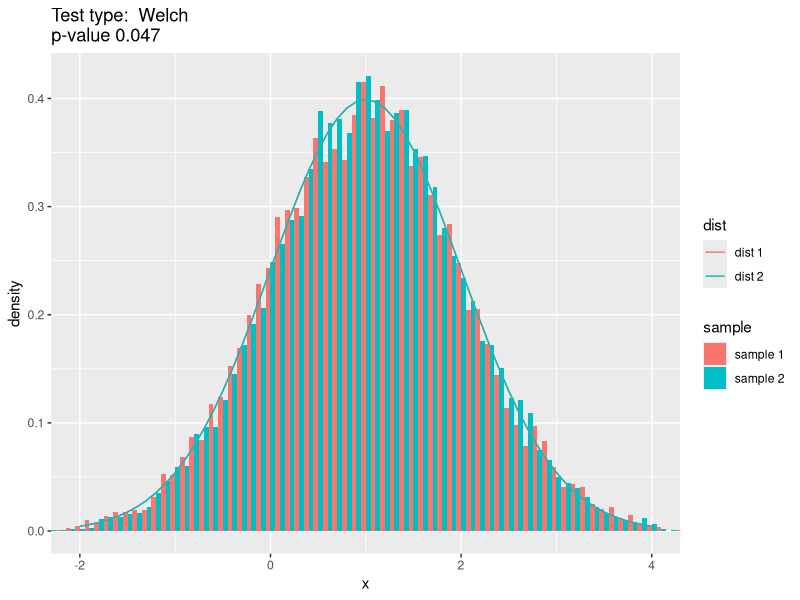
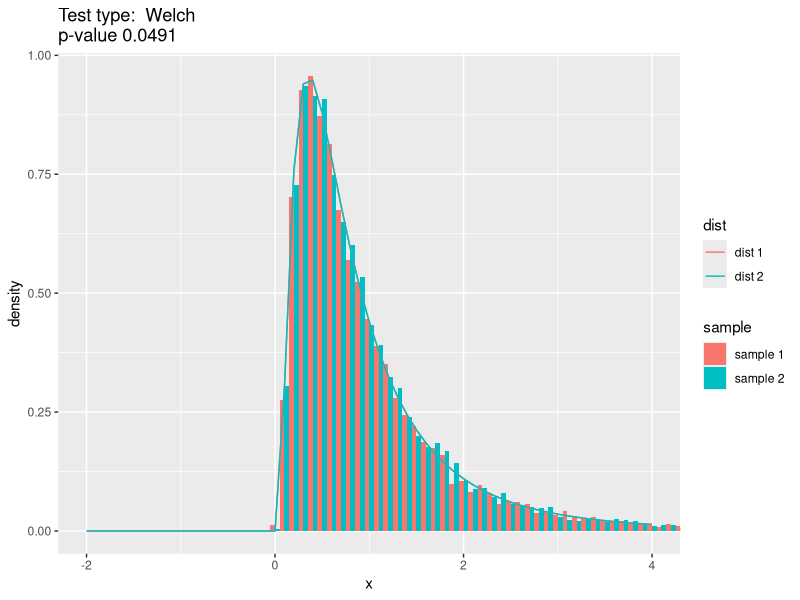
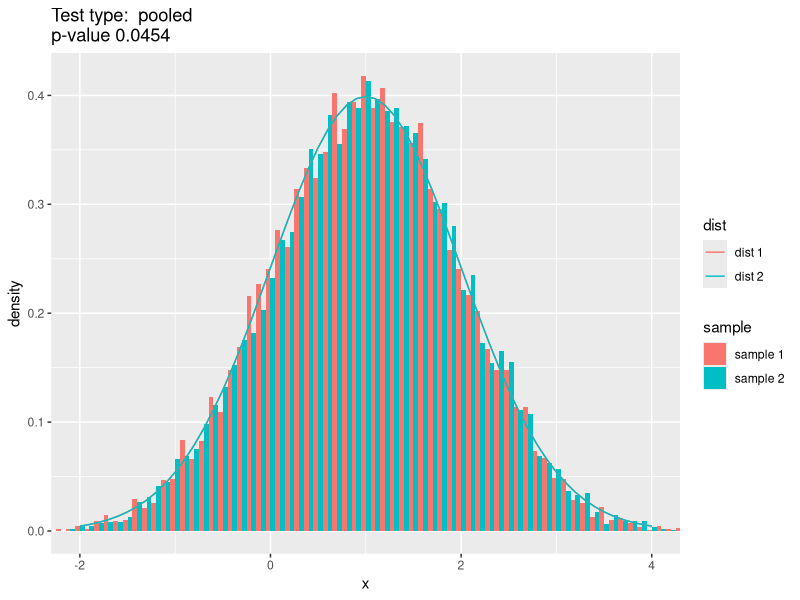
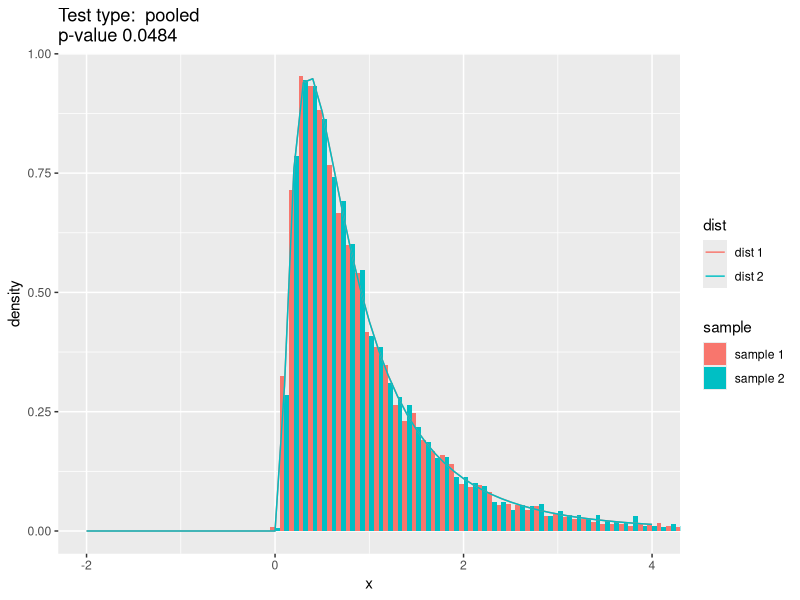

Here is the R script that generated these plots, in order:
## ---- chunk 1
knitr::opts_chunk$set(echo = TRUE)
options(width = 240)
## ---- chunk 2
library(tidyverse)
library(lubridate)
library(scales)
library(mgcv)
library(knitr)
## ---- chunk 3
# Random generator voor de Log-normale distributie
rlnorm2 <- function(n, mu = 1, sd = 1) {
  exp_sdlog_sq <- 1 + sd^2/mu^2
  sdlog <- sqrt(log(exp_sdlog_sq))
  meanlog <- log(mu/sqrt(exp_sdlog_sq))
  
  rlnorm(n, meanlog, sdlog)
}

# Density functie voor de Log-normale distributie
dlnorm2 <- function(n, mu = 1, sd = 1) {
  exp_sdlog_sq <- 1 + sd^2/mu^2
  sdlog <- sqrt(log(exp_sdlog_sq))
  meanlog <- log(mu/sqrt(exp_sdlog_sq))
  
  dlnorm(n, meanlog, sdlog)
}
## ---- chunk 4
test.params <- expand.grid(c(1,2,3),c(0.5,1,2))

sapply(1:nrow(test.params), function(i) {
  mu <- test.params[i,1]
  sd <- test.params[i,2]
  test.data <- rlnorm2(100000, mu,sd)
  list(mu = mu, sd = sd, sample_mu = round(mean(test.data),1), sample_sd = round(sd(test.data),1))
})

## ---- chunk 5
sim.mctest <- function(dist = c("norm", "lnorm"), 
                       n.total, 
                       sample.ratio = 1, 
                       mu = 1, 
                       sd = 1, 
                       sd.ratio = 1,
                       test.type = c("pooled","Welch"),
                       R = 10000,
                       alpha = 0.05) {
  
  # calculate sample sizes
  n1 <- n.total / (1 + 1/sample.ratio)
  n2 <- n.total / (1 + sample.ratio)
  
  test.type <- test.type[1]
  if(!(test.type %in% c("pooled","Welch"))) {
    stop(paste("Invalid test type", test.type))
  }
  # valid test type
  t.test.var.equal <- test.type == "pooled"
  
  mu1 <- mu
  mu2 <- mu
  sd1 <- sd
  sd2 <- sd / sd.ratio
  
  dist <- dist[1]
  if (!(dist %in% c("norm", "lnorm"))) {
    stop("invalid distribution")
  }
  
  # valid distribution type
  if (dist == "norm") {
    dist.fun <- rnorm
  } else {
    dist.fun <- rlnorm2
  }
  
  cnt.typeI <- 0
  for (i in 1:R) {
    d1 <- dist.fun(n1, mu1, sd1)
    d2 <- dist.fun(n2, mu2, sd2)
    
    pval <- t.test(d1, d2, var.equal = t.test.var.equal)$p.value
    if (pval < alpha) {
      cnt.typeI <- cnt.typeI + 1
    }
  }
  
  # output a list with all simulation parameters
  list(
    n.total = n.total,        # total sample size
    n1 = n1,      # sample 1 size
    n2 = n2,      # sample 2 size,
    dist = dist,  # distribution type
    test.type = test.type, # test type
    d1 = d1,      # last d1 sample
    d2 = d2,      # last d2 sample
    mu1 = mu1,    
    mu2 = mu2,
    sd1 = sd1,
    sd2 = sd2,
    typeI.fout.pct = cnt.typeI / R
  )
  
}
## ---- chunk 6
eval.mctest <- function(test) {
  plot_data <- rbind(data.frame(sample = "sample 1", x = test$d1), data.frame(sample = "sample 2", x = test$d2))
  
  # valid distribution type
  if (test$dist == "norm") {
    dist.fun <- dnorm
  } else {
    dist.fun <- dlnorm2
  }
  
  dist_data_1 <- tibble(dist = "dist 1", 
                        x = seq(test$mu1 - 3*test$sd1, test$mu1 + 3 * test$sd1, by = 0.1),
                        y = dist.fun(x, test$mu1, test$sd1))
  dist_data_2 <- tibble(dist = "dist 2", 
                        x = seq(test$mu2 - 3*test$sd2, test$mu2 + 3 * test$sd2, by = 0.1),
                        y = dist.fun(x, test$mu2, test$sd2))
  
  display_range <- c(min(c(min(dist_data_1$x), min(dist_data_2$x))),
                     max(c(max(dist_data_1$x), max(dist_data_2$x))))
  
  p <- ggplot(plot_data, aes(x)) +
    geom_histogram(aes(y = ..density.., fill = sample), position = "dodge", binwidth = 0.1, stat) +
    geom_line(aes(x, y, color = dist), data = dist_data_1) +
    geom_line(aes(x, y, color = dist), data = dist_data_2) +
    coord_cartesian(xlim = display_range) +
    ggtitle(paste("Test type: ", test$test.type, "\np-value", test$typeI.fout.pct))
  
  p
}
## ---- chunk 7
test1 <- sim.mctest(n.total = 20000, 
                    sample.ratio = 1, 
                    dist = "norm", 
                    mu = 1, 
                    sd = 1, 
                    sd.ratio = 1,
                    test.type = "Welch",
                    R = 10000,
                    alpha = 0.05)
eval.mctest(test1)

## ---- chunk 8
test2 <- sim.mctest(n.total = 20000, 
                    sample.ratio = 1, 
                    dist = "lnorm", 
                    mu = 1, 
                    sd = 1, 
                    sd.ratio = 1,
                    test.type = "Welch",
                    R = 10000,
                    alpha = 0.05)
eval.mctest(test2)

## ---- chunk 9
test3 <- sim.mctest(n.total = 20000, 
                    sample.ratio = 1, 
                    dist = "norm", 
                    mu = 1, 
                    sd = 1, 
                    sd.ratio = 1,
                    test.type = "pooled",
                    R = 10000,
                    alpha = 0.05)
eval.mctest(test3)

## ---- chunk 10
test4 <- sim.mctest(n.total = 20000, 
                    sample.ratio = 1, 
                    dist = "lnorm", 
                    mu = 1, 
                    sd = 1, 
                    sd.ratio = 1,
                    test.type = "pooled",
                    R = 10000,
                    alpha = 0.05)
eval.mctest(test4)

## ---- chunk 11
params <- expand.grid(
  dist = c("norm","lnorm"),
  sd.ratio = c(1, 5),
  n.total = c(20, 200),
  sample.ratio = c(1, 1/3),
  test.type = c("pooled","Welch")
)
## ---- chunk 12
sims <- sapply(1:nrow(params), function(i) {
  p <- params[i,]
  
  p.val <- sim.mctest(n.total = p$n.total, 
             sample.ratio = p$sample.ratio, 
             dist = p$dist, 
             mu = 1, 
             sd = 1, 
             sd.ratio = p$sd.ratio,
             test.type = p$test.type,
             R = 10000
            )$typeI.fout.pct
})

result <- params %>% 
  mutate(p.val = sims)


## ---- chunk 13
result %>% 
  arrange(sd.ratio, sample.ratio, test.type, dist, n.total) %>% 
  kable(caption = "Monte-Carlo simulatie voor 32 Scenario's")
## ---- chunk 14
success.rate <- function(p.val.threshold) {
  do.call("bind_rows", lapply(names(params), function(p) {
    res.table <- result %>% 
      mutate(p.val.ok = p.val < p.val.threshold) %>% 
      filter(p.val.ok == TRUE) %>% 
      group_by_at(.vars = c(p, "p.val.ok")) %>% 
      count() %>% 
      ungroup() %>% 
      mutate(parameter = p,
             success.pct = round(100 * n / 16, 0)) %>% 
      rename_at(.vars = p, funs(paste0("value"))) %>% 
      mutate(value = as.character(value)) %>% 
      select(parameter, value, n, success.pct) 
    
  
    res.table
  })) %>% 
    kable(caption = paste("Succes percentage voor p-waarde <= ", p.val.threshold))
}
## ---- chunk 15
success.rate(0.05) 
## ---- chunk 16
success.rate(0.055)
## ---- chunk 17

success.rate(0.06)
## ---- chunk 18
result %>% 
  spread(test.type, p.val) %>% 
  mutate(winner = if_else(pooled < Welch, "pooled","Welch"),
         diff = round(100 * (Welch - pooled) / if_else(pooled < Welch, Welch, pooled),1)) %>% 
  kable(caption = "Vergelijking pooled-variance en Welch voor verschillende combinaties")
